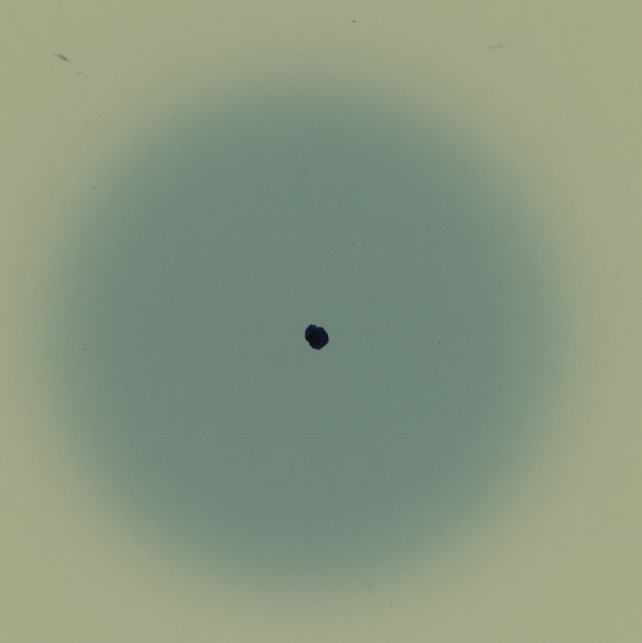
#> input picture laser_CK/LASER_160_2024-07-014.tif, 642 x 643 px, found by its file name
$ python laser_ck.py
#> lines starting #> are read from the running program, lines starting #| are printed output that depends on the picture; after the words box and inside, x2 and y2 are one past the last pixel; in counts of white or black regions, pixels touching at a corner belong together
import cv2
import numpy as np
import matplotlib.pyplot as plt

# Carregar a imagem
image_path = r'C:\Users\a.serante\Desktop\github\pylinac\laser_CK\LASER_160_2024-07-014.tif'
image = cv2.imread(image_path)
#> image is the input picture: shape (643, 642, 3); mean B, G, R 129.1, 151.6, 138.2

# Converter a imagem para tons de cinza
gray = cv2.cvtColor(image, cv2.COLOR_BGR2GRAY)
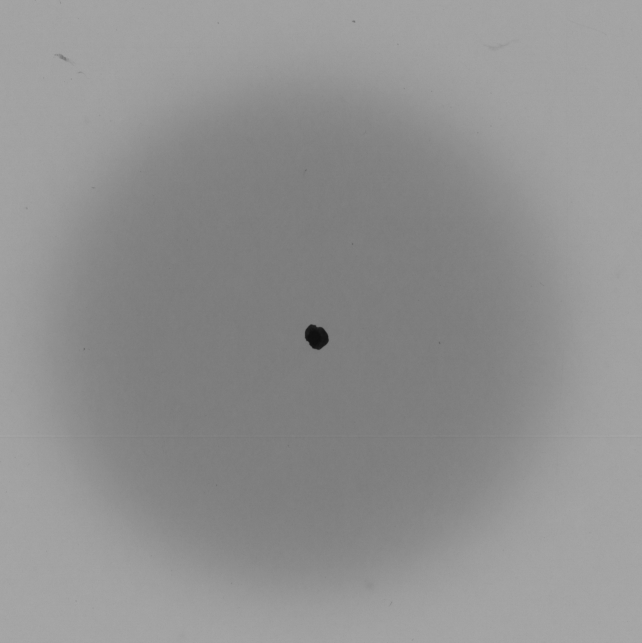
#> gray: shape (643, 642); min 14, max 168, mean 145

# Aplicar um blur para reduzir o ruído
blurred = cv2.GaussianBlur(gray, (5, 5), 0)

# Detectar bordas usando Canny
edges = cv2.Canny(blurred, 50, 150)
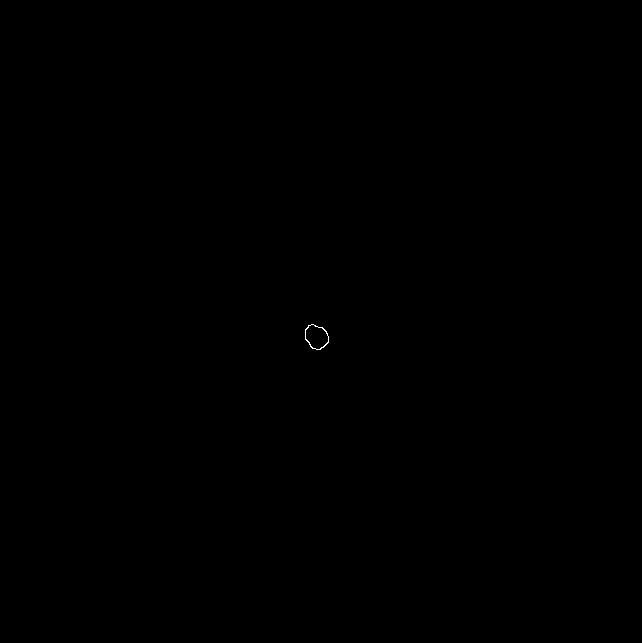
#> edges: shape (643, 642); 0.02% white in thin lines or dots, all inside (x1, y1, x2, y2) = (305, 324, 329, 350)

# Encontrar contornos
contours, _ = cv2.findContours(edges, cv2.RETR_EXTERNAL, cv2.CHAIN_APPROX_SIMPLE)
#> contours = 1 contour; box (x1, y1, x2, y2) and area: (305, 324, 329, 350) 432

# Identificar o maior contorno (assumindo que a marca da caneta é a maior)
largest_contour = max(contours, key=cv2.contourArea)
#> largest_contour = contour of 29 points, box (x1, y1, x2, y2) (305, 324, 329, 350), area 432

# Calcular o centro do contorno
M = cv2.moments(largest_contour)
#> M = moments, m00 432, centre m10/m00, m01/m00 = (316.2, 336.6)
if M["m00"] != 0:
    cX = int(M["m10"] / M["m00"])
#> cX = 316
    cY = int(M["m01"] / M["m00"])
#> cY = 336
else:
    cX, cY = 0, 0

# Desenhar o centro e o contorno na imagem original
cv2.drawContours(image, [largest_contour], -1, (0, 255, 0), 2)
cv2.circle(image, (cX, cY), 7, (255, 0, 0), -1)
#> image: shape (643, 642, 3); mean B, G, R 129.2, 151.7, 138.2
cv2.putText(image, "Center", (cX - 20, cY - 20),
            cv2.FONT_HERSHEY_SIMPLEX, 0.5, (255, 255, 255), 2)
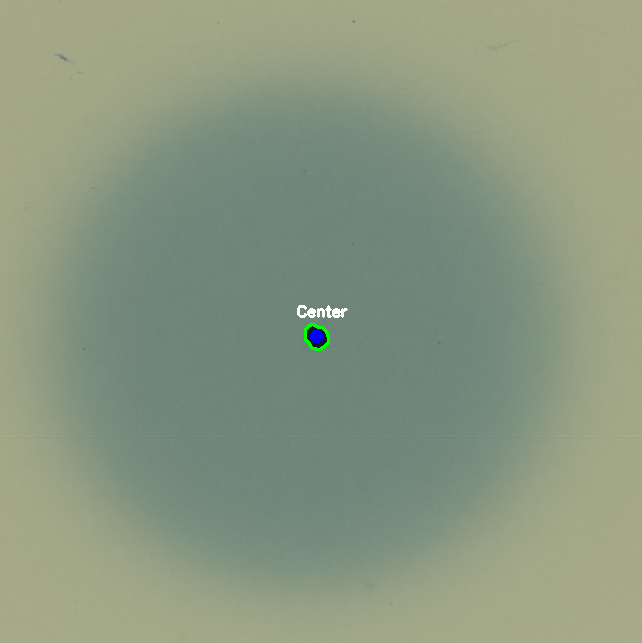
#> image: shape (643, 642, 3); mean B, G, R 129.3, 151.8, 138.3

print(cX, cY)
#| 316 336

# Exibir a imagem com o contorno e o centro marcado
plt.figure(figsize=(10, 10))
plt.imshow(cv2.cvtColor(image, cv2.COLOR_BGR2RGB))
plt.show()
